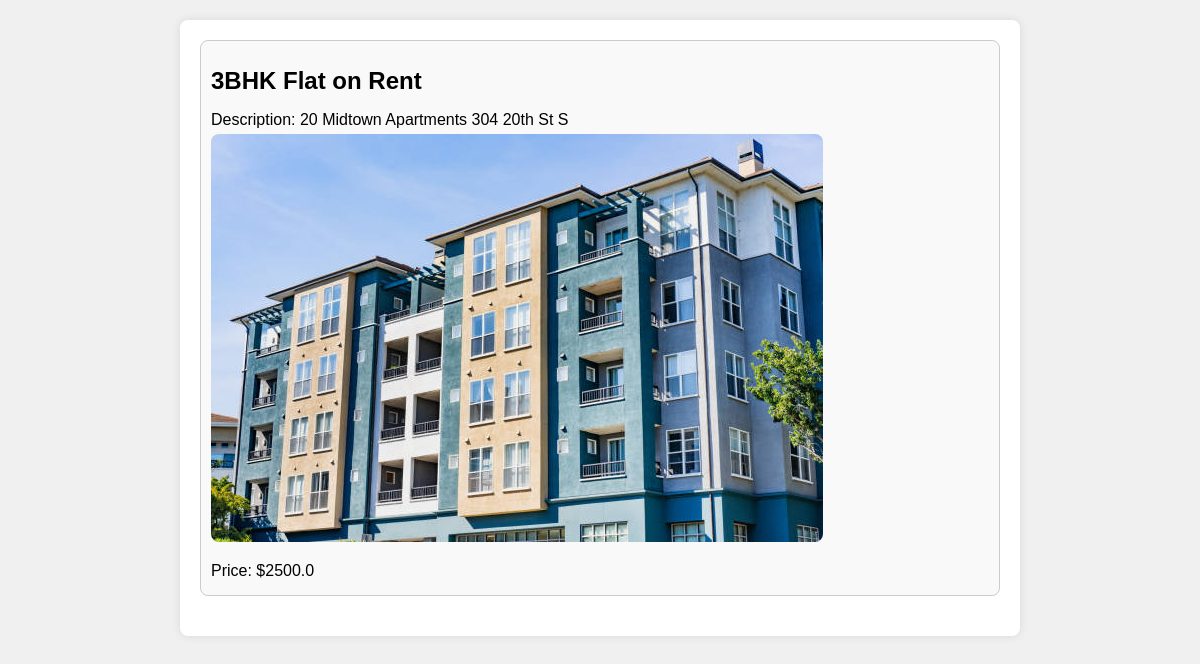
Screenshot of /detail/9/ with the database file from the repository.
### rentalaap/models.py (models this page shows, shortened)
class Property (models.Model):
    title = models.CharField(max_length = 20)
    description = models.TextField()
    price = models.FloatField()
    image = models.ImageField(upload_to = 'images/',null=True,blank = True)
    user = models.ForeignKey(User,on_delete = models.CASCADE,blank = True, null = True)
    verbose_plural_name = 'Properties'

### rentalaap/views.py (the view)
# urls.py: path('detail/<int:id>/', views.detailView,name = 'details' ),
def detailView(request,id):
    try:
        property = Property.objects.get(id = id)
        context = {
            'property' : property
        }
        return render(request, 'details.html',context)
    except:
        return redirect('/home')

### templates/details.html (shortened to what this page needs)
<!DOCTYPE html>
<html lang="en">
<head>
</head>
<body>
    <div class="container">
        <div class="property-info">
            <h1>{{ property.title }}</h1>
            <p>Description: {{ property.description }}</p>
            {% if property.image %}
                <img src="{{ property.image.url }}" alt="{{ property.title }}">
            {% else %}
                <p>No image available</p>
            {% endif %}
            <p>Price: ${{ property.price }}</p>
        </div>
    </div>
</body>
</html>

### templates/details.html (style rules this page uses)
body { font-family: Arial, sans-serif; background-color: #f0f0f0; margin: 0; padding: 0; }
.container { max-width: 800px; margin: 20px auto; padding: 20px; background-color: #fff; border-radius: 8px; box-shadow: 0 0 10px rgba(0, 0, 0, 0.1); }
.property-info { margin-bottom: 20px; padding: 10px; border: 1px solid #ccc; border-radius: 8px; background-color: #f9f9f9; }
.property-info img { max-width: 100%; border-radius: 8px; }
h1 { font-size: 24px; margin-bottom: 10px; }
p { font-size: 16px; margin-bottom: 5px; }

### rows the page displays
Property: title "3BHK Flat on Rent", description "20 Midtown Apartments 304 20th St S", image (picture), price "2500.0"
